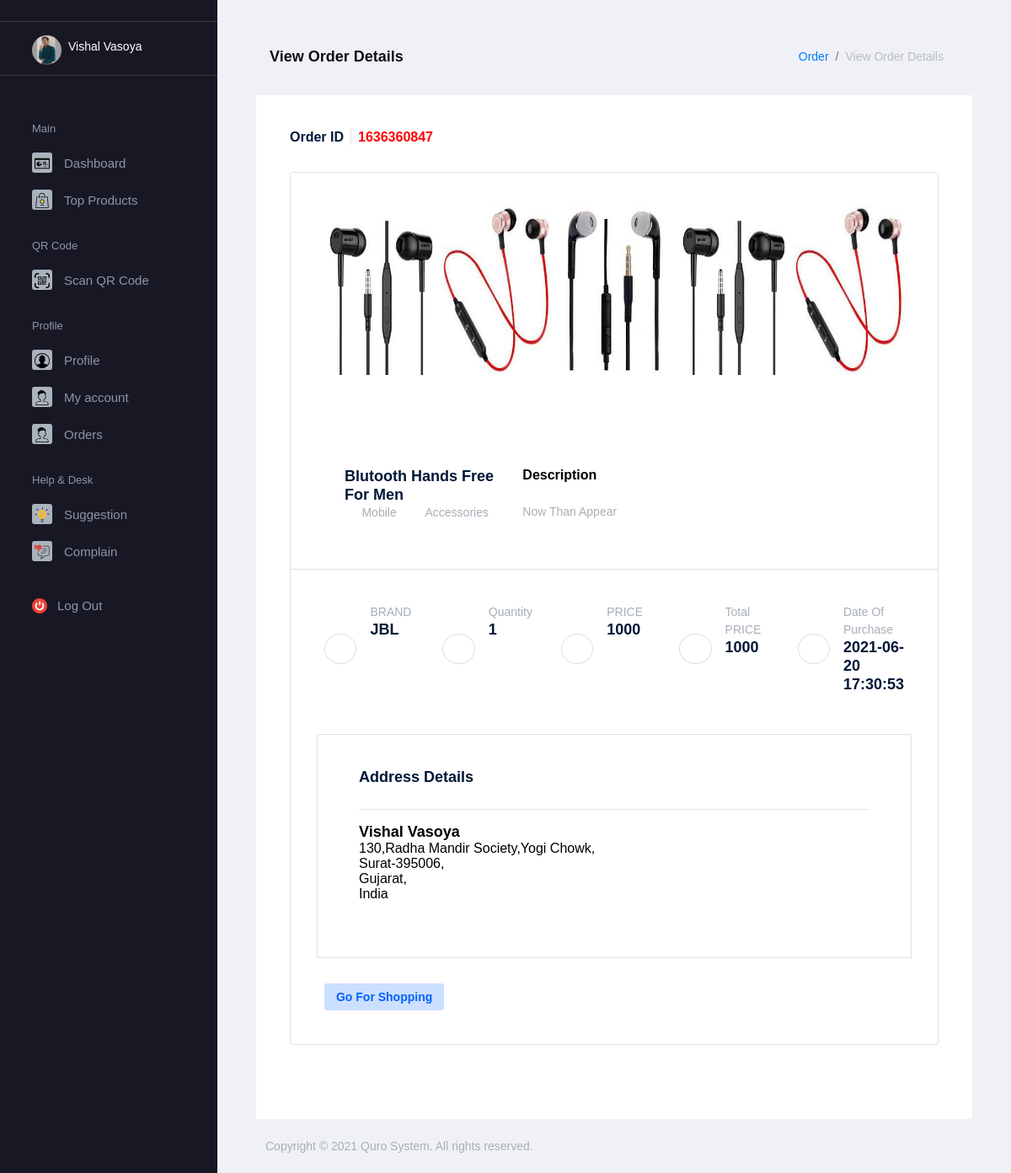
/qrsystem/user/order_details.php?oid=1636360847 (signed in), run on the app's committed database.
### tables this page shows
CREATE TABLE `orders` (
  `sno` varchar(150) NOT NULL,
  `cop` varchar(150) NOT NULL,
  `order_id` text NOT NULL,
  `pid` text NOT NULL,
  `uid` varchar(50) NOT NULL,
  `eid` varchar(150) NOT NULL,
  `cid` varchar(100) NOT NULL,
  `aid` varchar(150) NOT NULL,
  `product_name` text NOT NULL,
  `price` int(11) NOT NULL,
  `quantity` int(11) NOT NULL,
  `total` int(11) NOT NULL,
  `dop` timestamp NOT NULL DEFAULT current_timestamp() ON UPDATE current_timestamp(),
  `status` text NOT NULL,
  `payment_method` varchar(20) NOT NULL,
  `psdetail` varchar(150) NOT NULL,
  `size` text NOT NULL,
  `pcolor` varchar(250) NOT NULL,
  `prstatus` varchar(150) NOT NULL
);

CREATE TABLE `category` (
  `cid` varchar(50) NOT NULL,
  `cname` varchar(100) NOT NULL,
  `stamp` timestamp NOT NULL DEFAULT current_timestamp()
);

CREATE TABLE `subcategory` (
  `scid` varchar(50) NOT NULL,
  `scname` varchar(100) NOT NULL,
  `cid` varchar(50) NOT NULL,
  `stamp` timestamp NOT NULL DEFAULT current_timestamp()
);

CREATE TABLE `products` (
  `pid` varchar(50) NOT NULL,
  `ptype` varchar(100) NOT NULL,
  `pbrand` text NOT NULL,
  `pname` text NOT NULL,
  `psub` varchar(50) NOT NULL,
  `pdesc` text NOT NULL,
  `pstock` text NOT NULL,
  `poprice` text NOT NULL,
  `psprice` text NOT NULL,
  `ptitleimg` varchar(250) NOT NULL,
  `pimg` text NOT NULL,
  `psdetail` varchar(30) NOT NULL,
  `qrcodeimg` text DEFAULT NULL,
  `pfinalstatus` varchar(10) NOT NULL,
  `pbuycount` int(11) NOT NULL,
  `stamp` timestamp NOT NULL DEFAULT current_timestamp()
);

CREATE TABLE `user_address` (
  `aid` varchar(15) NOT NULL,
  `uid` varchar(50) NOT NULL,
  `uname` varchar(100) NOT NULL,
  `umno` varchar(20) NOT NULL,
  `house` varchar(200) NOT NULL,
  `road` varchar(200) NOT NULL,
  `pincode` varchar(10) NOT NULL,
  `city` varchar(100) NOT NULL,
  `state` varchar(100) NOT NULL,
  `country` varchar(100) NOT NULL,
  `status` varchar(10) NOT NULL,
  `stamp` timestamp NOT NULL DEFAULT current_timestamp()
);

### qrsystem/user/order_details.php (the view, shortened to what this page needs)
<?php
include "../../conn.php";
$pid="";
$pimg="";
$oid="";
if(isset($_GET['oid']))
{
    $oid=$_GET['oid'];
}
else
{
    header("location:order_history.php");
}
if(isset($_SESSION['uname']) && isset($_SESSION['uid']) && isset($_SESSION['uemail']) && isset($_SESSION['uimg'])){
    $sql = "select * from orders where order_id='$oid'";
    $result = mysqli_query($conn,$sql);
        while($row1 = mysqli_fetch_array($result))
        {
            $order_id = $row1['order_id'];
            $product_name = $row1['product_name'];
            $price = $row1['price'];
            $quantity = $row1['quantity'];
            $total = $row1['total'];
            $uid = $row1['uid'];
            $pid = $row1['pid'];
            $dop = $row1['dop'];
            ?>
        <?php
        }
        $p1 = "select * from products where pid='$pid'";
        $r1 = mysqli_query($conn,$p1);
        while($fet = mysqli_fetch_assoc($r1))
        {
            $pdesp = $fet['pdesc'];
            $pbrand = $fet['pbrand'];
            $psub = $fet['psub'];
            $pimg=$fet['pimg'];
        }
        $q1 ="select * from user_address where uid='$uid' LIMIT 1";
        if($r1=mysqli_query($conn,$q1))
        {
          while($n1 = mysqli_fetch_assoc($r1))
          {
              $uname=$n1['uname'];
              $house=$n1['house'];
              $road=$n1['road'];
              $pincode=$n1['pincode'];
              $city=$n1['city'];
              $state=$n1['state'];
              $country=$n1['country'];
          }
        }
}
?>
<!DOCTYPE html>
<html lang="en">
<head>
    <link rel="stylesheet" href="../../assets/vendors/mdi/css/materialdesignicons.min.css">
    <link rel="stylesheet" href="../../assets/vendors/flag-icon-css/css/flag-icon.min.css">
    <link rel="stylesheet" href="../../assets/vendors/css/vendor.bundle.base.css">
    <link rel="stylesheet" href="../../assets/vendors/owl-carousel-2/owl.carousel.min.css">
    <link rel="stylesheet" href="../../assets/vendors/owl-carousel-2/owl.theme.default.min.css">
    <link rel="stylesheet" href="../../assets/css/demo_1/style.css">
    <link rel="stylesheet" href="https://cdnjs.cloudflare.com/ajax/libs/limonte-sweetalert2/6.6.5/sweetalert2.min.css">
</head>
</head>
<body>
    <div class="container-scroller">
        <div class="container-fluid page-body-wrapper">
            <?php
if(isset($_SESSION['uname']) && isset($_SESSION['uid']) && isset($_SESSION['uemail']) && isset($_SESSION['uimg']))    {
        include "themes/sidebar.php";
    }
    else
    {
        header("location:../../login.php");
    }
    ?>
            <div class="main-panel">
                <div class="content-wrapper">
                    <div class="page-header">
                        <h3 class="page-title">View Order Details</h3>
                        <nav aria-label="breadcrumb">
                            <ol class="breadcrumb">
                                <li class="breadcrumb-item"><a href="#">Order</a></li>
                                <li class="breadcrumb-item active" aria-current="page">View Order Details</li>
                            </ol>
                        </nav>
                    </div>
                    <div class="row">
                        <?php
    echo '
        <div class="col-md-12">
          <div class="card">
            <div class="card-body">
              <div class="d-flex mb-4 text-dark">
                <h5 class="mr-2 font-weight-semibold border-right pr-2 mr-2">Order ID</h5>
                <h5 class="font-weight-semibold"><font color="red">'. $order_id.'</font> </h5>
              </div>
              <div class="row">
    <div class="col-md-12 mb-5">
        <div class="card rounded shadow-none border">';?>
                        <div class="row grid-margin">
                            <div class="col-lg-12">
                                <div class="card">
                                    <div class="card-body">
                                        <div class="owl-carousel owl-theme rtl-carousel">
                                            <?php
                                          $arr2=explode("++", $pimg);
                                          $len=count($arr2);
                                          for($i=0;$i<$len-1;$i++)
                                          {
                                              echo '   <div class="item">
                                              <img src="../../images/employee/products/'.$arr2[$i].'" height="200px" width="200px"/>
                                            </div>';
                                          }
                    ?>
                                        </div>
                                    </div>
                                </div>
                            </div>
                        </div>
                        <?php echo '
            <div class="card-body">
                <div class="row">
                    <div class="col-md-4 d-xl-flex">
                        <div class="wrapper pl-0 pl-xl-4">
                            <div class="wrapper d-flex align-items-center">
                                <h4 class="mb-0 font-weight-medium text-dark">'.$product_name.'</h4>
                            </div>
                            <div class="wrapper d-flex align-items-center font-weight-medium text-muted">
                                <i class="mdi mdi-map-marker-outline mr-2"></i>';
                                $q13="select * from subcategory where scname='$psub'";
                                if($r13=mysqli_query($conn,$q13))
                                {
                                    while($num11=mysqli_fetch_assoc($r13))
                                    {
                                        $q14="select * from category where cid='".$num11['cid']."'";
                                        if($r14=mysqli_query($conn,$q14))
                                        {
                                            while($num14=mysqli_fetch_assoc($r14))
                                            {
                                            echo '<p class="mb-0 text-muted">'.$num14['cname'].'</p>';
                                            }
                                        }
                                        echo '&nbsp;&nbsp;&nbsp;<i class="mdi mdi-map-marker-outline mr-2"></i>
                                        <p class="mb-0 text-muted">'.$psub.'</p>';
                                    }
                                }
                                echo '
                            </div>
                            <div class="wrapper d-flex align-items-start pt-3">
                            </div>
                        </div>
                    </div>
                    <div class="col-md-5">
                        <div class="d-flex align-items-center w-100">
                            <b>
                                <font color="black">Description</font>
                            </b>
                        </div>
                        <p class="text-muted mt-4">'.$pdesp.'</p>
                    </div>
                </div>
            </div>
            <div class="wrapper border-top">
                <div class="card-body">
                    <div class="row">
                        <div class="col d-flex">
                            <div
                                class="d-inline-flex align-items-center justify-content-center border rounded-circle px-2 py-2 my-auto text-muted">
                                <i class="mdi mdi-traffic-light icon-sm my-0 mx-1"></i>
                            </div>
                            <div class="wrapper pl-3">
                                <p class="mb-0 font-weight-medium text-muted">BRAND</p>
                                <h4 class="font-weight-semibold mb-0 text-dark">'.$pbrand.'</h4>
                            </div>
                        </div>
                        <div class="col d-flex mt-2 mt-xl-0">
                            <div
                                class="d-inline-flex align-items-center justify-content-center border rounded-circle px-2 py-2 my-auto text-muted">
                                <i class="mdi mdi-account-plus icon-sm my-0 mx-1"></i>
                            </div>
                            <div class="wrapper pl-3">
                                <p class="mb-0 font-weight-medium text-muted">Quantity</p>
                                <h4 class="font-weight-semibold mb-0 text-dark">'.$quantity.'</h4>
                            </div>
                        </div>
                        <div class="col d-flex mt-2 mt-xl-0">
                            <div
                                class="d-inline-flex align-items-center justify-content-center border rounded-circle px-2 py-2 my-auto text-muted">
                                <i class="mdi mdi-server-security icon-sm my-0 mx-1"></i>
                            </div>
                            <div class="wrapper pl-3">
                                <p class="mb-0 font-weight-medium text-muted">PRICE</p>
                                <h4 class="font-weight-semibold mb-0 text-dark product-price ">'. $price.'</h4>
                            </div>
                        </div>
                        <div class="col d-flex mt-2 mt-xl-0">
                            <div
                                class="d-inline-flex align-items-center justify-content-center border rounded-circle px-2 py-2 my-auto text-muted">
                                <i class="mdi mdi-chart-arc icon-sm my-0 mx-1"></i>
                            </div>
                            <div class="wrapper pl-3">
                                <p class="mb-0 font-weight-medium text-muted">Total PRICE</p>
                                <h4 class="font-weight-semibold mb-0 text-primary text-dark">'.$total.'</h4>
                            </div>
                        </div>
                        <div class="col d-flex mt-2 mt-xl-0">
                        <div
                            class="d-inline-flex align-items-center justify-content-center border rounded-circle px-2 py-2 my-auto text-muted">
                            <i class="mdi mdi-chart-arc icon-sm my-0 mx-1"></i>
                        </div>
                        <div class="wrapper pl-3">
                            <p class="mb-0 font-weight-medium text-muted">Date Of Purchase</p>
                            <h4 class="font-weight-semibold mb-0 text-primary text-dark">'.$dop.'</h4>
                        </div>
                    </div>
                       ' ;?>
                        <div class="col-12 grid-margin border mt-5">
                            <div class="card">
                                <div class="card-body">
                                    <h4 class="card-title">Address Details</h4>
                                    <hr>
                                    <font color="black" size="4px"><b><?php echo $uname; ?></b></font><br>
                                    <font color="black" size="3px"><?php echo $house.','.$road.','; ?></font><br>
                                    <font color="black" size="3px"><?php echo $city.'-'.$pincode.','; ?></font><br>
                                    <font color="black" size="3px"><?php echo $state.','; ?></font><br>
                                    <font color="black" size="3px"><?php echo $country; ?></font><br><br>
                                </div>
                            </div>
                        </div>
                        <?php
                          echo '
                          <div class="container-fluid w-100">
                          <a href="view_product.php" class="btn btn-sm btn-inverse-primary mr-2">Go For Shopping</a>
                        </div>
                        </div>
                      </div>
                    </div>
                  </div>
                </div>
              </div>
            </div>
          </div>
        </div>
     ';
?>
                    </div>
                </div>
               <?php include "../../footer.php"; ?>
            </div>
        </div>
    </div>
</body>
</html>

### data on the page
orders: order "1636360847", product_name "Blutooth Hands Free For Men", quantity "1", price "1000", total "1000", dop "2021-06-20 17:30:53"
category: cname "Mobile"
products: psub "Accessories", pdesc "Now Than Appear", pbrand "JBL"
user_address: uname "Vishal Vasoya", house "130,Radha Mandir Society", road "Yogi Chowk", city "Surat", pincode "395006", state "Gujarat", country "India"

### other printed values
$_SESSION['uname'] "Vishal Vasoya"
